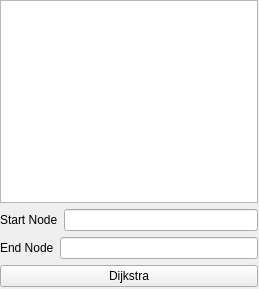
<?xml version="1.0" encoding="UTF-8"?>
<ui version="4.0">
 <class>Widget</class>
 <widget class="QWidget" name="Widget">
  <property name="geometry">
   <rect>
    <x>0</x>
    <y>0</y>
    <width>259</width>
    <height>289</height>
   </rect>
  </property>
  <property name="windowTitle">
   <string>Widget</string>
  </property>
  <widget class="QWidget" name="">
   <property name="geometry">
    <rect>
     <x>0</x>
     <y>0</y>
     <width>258</width>
     <height>287</height>
    </rect>
   </property>
   <layout class="QVBoxLayout" name="verticalLayout_2">
    <item>
     <widget class="QPlainTextEdit" name="plainTextEdit"/>
    </item>
    <item>
     <layout class="QVBoxLayout" name="verticalLayout">
      <item>
       <layout class="QHBoxLayout" name="horizontalLayout_2">
        <item>
         <widget class="QLabel" name="label">
          <property name="text">
           <string>Start Node</string>
          </property>
         </widget>
        </item>
        <item>
         <widget class="QLineEdit" name="srcNode"/>
        </item>
       </layout>
      </item>
      <item>
       <layout class="QHBoxLayout" name="horizontalLayout">
        <item>
         <widget class="QLabel" name="label_2">
          <property name="text">
           <string>End Node</string>
          </property>
         </widget>
        </item>
        <item>
         <widget class="QLineEdit" name="toNode"/>
        </item>
       </layout>
      </item>
     </layout>
    </item>
    <item>
     <widget class="QPushButton" name="Dijkstra">
      <property name="text">
       <string>Dijkstra</string>
      </property>
     </widget>
    </item>
   </layout>
  </widget>
 </widget>
 <resources/>
 <connections/>
</ui>
